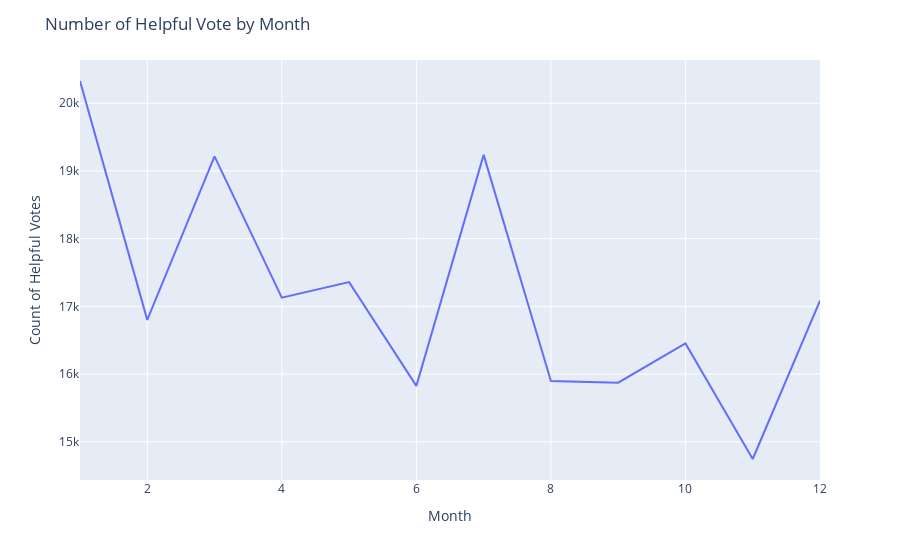

The notebook cell this image was saved under:
### Code cell
fig = px.line(helpful_vote_by_month, x=helpful_vote_by_month.index, y="helpful_vote",)
fig.update_layout(
    yaxis_title="Count of Helpful Votes ", 
    xaxis_title="Month",
    legend_title="", 
    title="Number of Helpful Vote by Month"
)
fig.show()

### Figure 1 — Plotly figure (JSON) as saved in the notebook; plotly's stock layout.template omitted (floating-point values rounded to 4 significant figures)
{"data": [{"hovertemplate": "time=%{x}<br>helpful_vote=%{y}<extra></extra>", "legendgroup": "", "line": {"color": "#636efa", "dash": "solid"}, "marker": {"symbol": "circle"}, "mode": "lines", "name": "", "orientation": "v", "showlegend": false, "type": "scatter", "x": [1, 2, 3, 4, 5, 6, 7, 8, 9, 10, 11, 12], "xaxis": "x", "y": [20329, 16800, 19215, 17128, 17358, 15825, 19238, 15898, 15873, 16452, 14745, 17085], "yaxis": "y"}], "layout": {"autosize": true, "legend": {"title": {"text": ""}, "tracegroupgap": 0}, "margin": {"t": 60}, "title": {"text": "Number of Helpful Vote by Month"}, "xaxis": {"anchor": "y", "autorange": true, "domain": [0, 1], "range": [1, 12], "title": {"text": "Month"}, "type": "linear"}, "yaxis": {"anchor": "x", "autorange": true, "domain": [0, 1], "range": [14430.0, 20640.0], "title": {"text": "Count of Helpful Votes "}, "type": "linear"}}}
